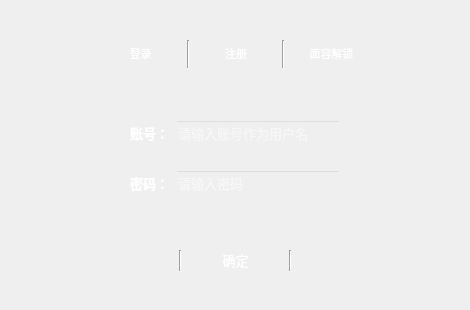
<?xml version="1.0" encoding="UTF-8"?>
<ui version="4.0">
 <class>login</class>
 <widget class="QWidget" name="login">
  <property name="geometry">
   <rect>
    <x>0</x>
    <y>0</y>
    <width>470</width>
    <height>310</height>
   </rect>
  </property>
  <property name="minimumSize">
   <size>
    <width>470</width>
    <height>310</height>
   </size>
  </property>
  <property name="maximumSize">
   <size>
    <width>470</width>
    <height>310</height>
   </size>
  </property>
  <property name="windowTitle">
   <string>登录界面|“宝”驾“互”航——智能交互驾驶舱</string>
  </property>
  <widget class="QLabel" name="loginphoto">
   <property name="geometry">
    <rect>
     <x>-10</x>
     <y>-10</y>
     <width>491</width>
     <height>331</height>
    </rect>
   </property>
   <property name="styleSheet">
    <string notr="true"/>
   </property>
   <property name="text">
    <string/>
   </property>
  </widget>
  <widget class="QWidget" name="layoutWidget">
   <property name="geometry">
    <rect>
     <x>130</x>
     <y>170</y>
     <width>211</width>
     <height>27</height>
    </rect>
   </property>
   <layout class="QHBoxLayout" name="horizontalLayout_3">
    <item>
     <widget class="QLabel" name="mimalabel">
      <property name="font">
       <font>
        <family>微软雅黑</family>
        <pointsize>10</pointsize>
       </font>
      </property>
      <property name="styleSheet">
       <string notr="true"/>
      </property>
      <property name="text">
       <string>&lt;html&gt;&lt;head/&gt;&lt;body&gt;&lt;p align=&quot;center&quot;&gt;&lt;span style=&quot; font-weight:600; color:#ffffff;&quot;&gt;密码：&lt;/span&gt;&lt;/p&gt;&lt;/body&gt;&lt;/html&gt;</string>
      </property>
     </widget>
    </item>
    <item>
     <widget class="QLineEdit" name="mimaedit">
      <property name="font">
       <font>
        <family>微软雅黑</family>
        <pointsize>10</pointsize>
       </font>
      </property>
      <property name="layoutDirection">
       <enum>Qt::LeftToRight</enum>
      </property>
      <property name="styleSheet">
       <string notr="true">background-color: transparent;
color: white;
border-width: 0.1px;</string>
      </property>
      <property name="echoMode">
       <enum>QLineEdit::Password</enum>
      </property>
      <property name="placeholderText">
       <string>请输入密码</string>
      </property>
     </widget>
    </item>
   </layout>
  </widget>
  <widget class="QWidget" name="layoutWidget">
   <property name="geometry">
    <rect>
     <x>100</x>
     <y>40</y>
     <width>272</width>
     <height>28</height>
    </rect>
   </property>
   <layout class="QHBoxLayout" name="horizontalLayout" stretch="0,1,0,1,0">
    <item>
     <widget class="QPushButton" name="loginbutton">
      <property name="font">
       <font>
        <family>微软雅黑</family>
        <pointsize>8</pointsize>
        <underline>false</underline>
       </font>
      </property>
      <property name="mouseTracking">
       <bool>false</bool>
      </property>
      <property name="styleSheet">
       <string notr="true">color: rgb(255, 255, 255);</string>
      </property>
      <property name="text">
       <string>登录</string>
      </property>
      <property name="flat">
       <bool>true</bool>
      </property>
     </widget>
    </item>
    <item>
     <widget class="Line" name="line">
      <property name="orientation">
       <enum>Qt::Vertical</enum>
      </property>
     </widget>
    </item>
    <item>
     <widget class="QPushButton" name="singupbutton">
      <property name="font">
       <font>
        <family>微软雅黑</family>
        <pointsize>8</pointsize>
       </font>
      </property>
      <property name="styleSheet">
       <string notr="true">color: rgb(255, 255, 255);</string>
      </property>
      <property name="text">
       <string>注册</string>
      </property>
      <property name="flat">
       <bool>true</bool>
      </property>
     </widget>
    </item>
    <item>
     <widget class="Line" name="line_2">
      <property name="orientation">
       <enum>Qt::Vertical</enum>
      </property>
     </widget>
    </item>
    <item>
     <widget class="QPushButton" name="rlsbbutton">
      <property name="font">
       <font>
        <family>微软雅黑</family>
        <pointsize>8</pointsize>
       </font>
      </property>
      <property name="styleSheet">
       <string notr="true">color: rgb(255, 255, 255);</string>
      </property>
      <property name="text">
       <string>面容解锁</string>
      </property>
      <property name="flat">
       <bool>true</bool>
      </property>
     </widget>
    </item>
   </layout>
  </widget>
  <widget class="QWidget" name="layoutWidget">
   <property name="geometry">
    <rect>
     <x>130</x>
     <y>120</y>
     <width>211</width>
     <height>27</height>
    </rect>
   </property>
   <layout class="QHBoxLayout" name="horizontalLayout_2">
    <item>
     <widget class="QLabel" name="zhanghaolabel">
      <property name="font">
       <font>
        <family>微软雅黑</family>
        <pointsize>10</pointsize>
       </font>
      </property>
      <property name="styleSheet">
       <string notr="true"/>
      </property>
      <property name="text">
       <string>&lt;html&gt;&lt;head/&gt;&lt;body&gt;&lt;p align=&quot;center&quot;&gt;&lt;span style=&quot; font-weight:600; color:#ffffff;&quot;&gt;账号：&lt;/span&gt;&lt;/p&gt;&lt;/body&gt;&lt;/html&gt;</string>
      </property>
     </widget>
    </item>
    <item>
     <widget class="QLineEdit" name="zhanghaoedit">
      <property name="font">
       <font>
        <family>微软雅黑</family>
        <pointsize>10</pointsize>
       </font>
      </property>
      <property name="styleSheet">
       <string notr="true">background-color: transparent;
color: white;
border-width: 0.1px;</string>
      </property>
      <property name="echoMode">
       <enum>QLineEdit::Normal</enum>
      </property>
      <property name="placeholderText">
       <string>请输入账号作为用户名</string>
      </property>
     </widget>
    </item>
   </layout>
  </widget>
  <widget class="QPushButton" name="sureButton">
   <property name="geometry">
    <rect>
     <x>190</x>
     <y>250</y>
     <width>91</width>
     <height>20</height>
    </rect>
   </property>
   <property name="font">
    <font>
     <family>微软雅黑</family>
     <pointsize>10</pointsize>
    </font>
   </property>
   <property name="styleSheet">
    <string notr="true">color: white;
</string>
   </property>
   <property name="text">
    <string>确定</string>
   </property>
   <property name="flat">
    <bool>true</bool>
   </property>
  </widget>
  <widget class="Line" name="line_3">
   <property name="geometry">
    <rect>
     <x>170</x>
     <y>250</y>
     <width>20</width>
     <height>21</height>
    </rect>
   </property>
   <property name="orientation">
    <enum>Qt::Vertical</enum>
   </property>
  </widget>
  <widget class="Line" name="line_4">
   <property name="geometry">
    <rect>
     <x>280</x>
     <y>250</y>
     <width>20</width>
     <height>21</height>
    </rect>
   </property>
   <property name="orientation">
    <enum>Qt::Vertical</enum>
   </property>
  </widget>
 </widget>
 <resources/>
 <connections/>
</ui>
